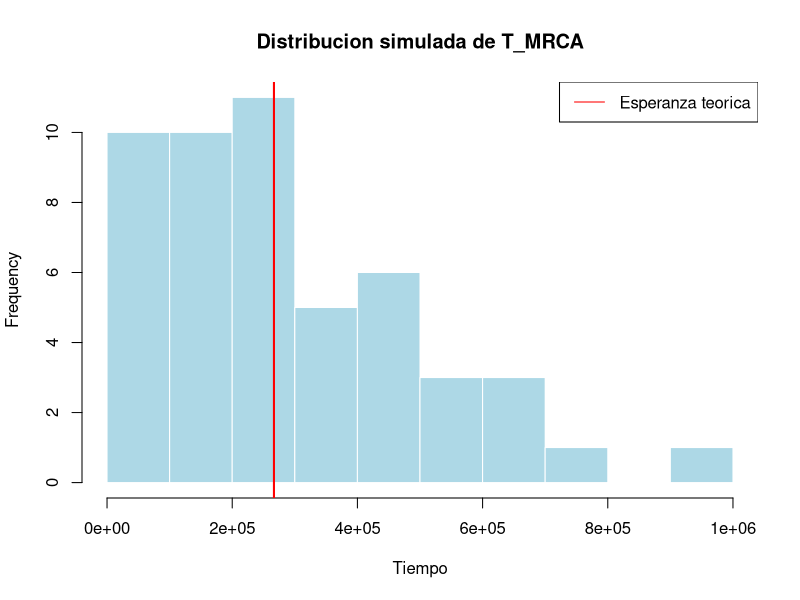
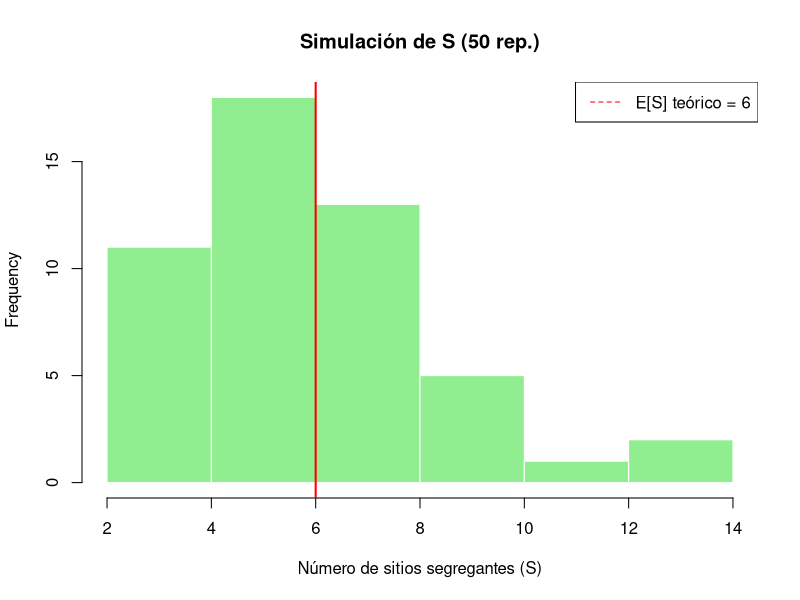

The R script that drew these images, in order:
## ---- chunk 1

N <- 1e5

# probabilidad de exito
p3 <- 6/(4*N)
p2 <- 2/(4*N)

# Esperanzas para cada T
E_T3 <- 1 / p3
E_T2 <- 1 / p2
E_TMRCA <- E_T3 + E_T2

# Simulaciones de T_MRCA
set.seed(123)  # asegurando que los números sea siempre los mismos
T3 <- rgeom(50, prob = p3)
T2 <- rgeom(50, prob = p2)
T_MRCA <- T3 + T2

cat("Esperanza teorica de T_MRCA =", E_TMRCA, " y la esperanza simulada T_MRCA =", mean(T_MRCA), "\n")

# Comparar con la esperanza teorica
hist(T_MRCA,
     main = "Distribucion simulada de T_MRCA",
     xlab = "Tiempo",
     col = "lightblue", border = "white")
abline(v = E_TMRCA, col = "red", lwd = 2, lty = 1)
legend("topright", legend = c("Esperanza teorica"), col = "red", lty = 1)

## ---- chunk 2
# número de sitios segregantes
nS <- 6 # Ttotal * mu

# Simular 50 realizaciones de S
set.seed(321) # asegurando que los números sea siempre los mismos
S_sim <- rpois(50, nS)

# Resumen
mean_S <- mean(S_sim)

# plot simple
hist(S_sim, main = "Simulación de S (50 rep.)", xlab = "Número de sitios segregantes (S)",
     col = "lightgreen", border = "white")
abline(v = nS, col = "red", lwd = 2, lty = 1)
legend("topright", legend = paste("E[S] teórico =", round(nS,2)), col = "red", lty = 2)

## ---- chunk 3

# -----------------------------
# Parámetros
# -----------------------------
N <- 5e5        # tamaño efectivo
mu <- 1e-5      # tasa de mutación
n <- 4          # número de secuencias

# -----------------------------
# 1. Simular tiempos de coalescencia
# -----------------------------
# Función para simular tiempo de espera (geométrico)
simular_T <- function(n_linajes, N) {
  pares <- choose(n_linajes, 2)
  p <- pares / (2 * N)     # probabilidad de coalescencia por generación
  rgeom(1, p)              # tiempo de espera ~ geométrica
}

# Guardamos los tiempos
T4 <- simular_T(4, N)
T3 <- simular_T(3, N)
T2 <- simular_T(2, N)

cat("T4 =", T4, "\n")
cat("T3 =", T3, "\n")
cat("T2 =", T2, "\n")

# -----------------------------
# 2. Tiempo total de ramas
# -----------------------------
T_total <- (4 * T4) + (3 * T3) + (2 * T2)
cat("Tiempo total de ramas =", T_total, "\n")

# -----------------------------
# 3. Número de mutaciones (S)
# -----------------------------
S <- rpois(1, lambda = T_total * mu)  # Poisson con media T_total * mu
cat("Número de mutaciones S =", S, "\n")

# -----------------------------
# 4. Diversidad nucleotídica (π)
# -----------------------------
pi_est <- 4 * N * mu
cat("π esperado =", pi_est, "\n")

# -----------------------------
# 5. Theta de Watterson (θW)
# -----------------------------
a_n <- sum(1 / (1:(n - 1)))
theta_W <- S / a_n
cat("θW estimado =", theta_W, "\n")
